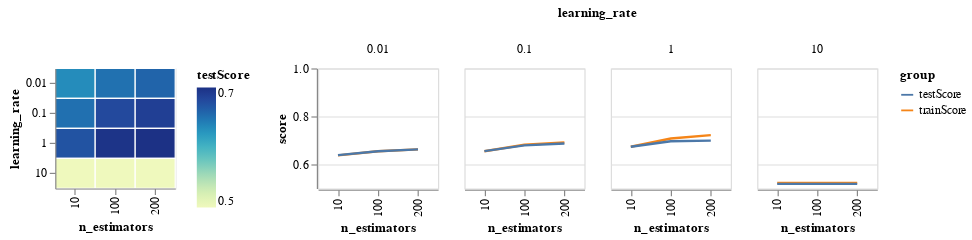

Here is the notebook cell this chart was saved with:
### Code cell
Heatmap = alt.Chart(res).mark_rect(stroke='white').encode(
    x = 'n_estimators:N',
    y = 'learning_rate:N',
    color = 'testScore',
    tooltip = 'testScore'
).properties(width=100, height=100)


resLong = res.melt(id_vars=['n_estimators', 'learning_rate'], value_vars=['trainScore', 'testScore'],
         var_name='group', value_name='score')

Lineplot = alt.Chart(resLong).mark_line().encode(
    x = 'n_estimators:N',
    y = alt.Y('score', scale=alt.Scale(domain=[0.5,1])),
    color = 'group',
    column = 'learning_rate'
).properties(width=100, height=100)

(Heatmap | Lineplot)

### Figure 1 — Vega-Lite specification as saved in the notebook (floating-point values rounded to 4 significant figures)
{"config": {"view": {"continuousWidth": 400, "continuousHeight": 300}}, "hconcat": [{"data": {"name": "data-7984b4905bdb7e8d6a3f066b69ad1c7d"}, "mark": {"type": "rect", "stroke": "white"}, "encoding": {"color": {"field": "testScore", "type": "quantitative"}, "tooltip": {"field": "testScore", "type": "quantitative"}, "x": {"field": "n_estimators", "type": "nominal"}, "y": {"field": "learning_rate", "type": "nominal"}}, "height": 100, "width": 100}, {"data": {"name": "data-6451ea64733fc496ed028c3ba75de276"}, "mark": "line", "encoding": {"color": {"field": "group", "type": "nominal"}, "column": {"field": "learning_rate", "type": "quantitative"}, "x": {"field": "n_estimators", "type": "nominal"}, "y": {"field": "score", "scale": {"domain": [0.5, 1]}, "type": "quantitative"}}, "height": 100, "width": 100}], "$schema": "https://vega.github.io/schema/vega-lite/v4.17.0.json", "datasets": {"data-7984b4905bdb7e8d6a3f066b69ad1c7d": [{"n_estimators": 10.0, "leraning_rate": null, "trainScore": 0.6377, "testScore": 0.6385, "learning_rate": 0.01}, {"n_estimators": 10.0, "leraning_rate": null, "trainScore": 0.655, "testScore": 0.6553, "learning_rate": 0.1}, {"n_estimators": 10.0, "leraning_rate": null, "trainScore": 0.6735, "testScore": 0.6736, "learning_rate": 1.0}, {"n_estimators": 10.0, "leraning_rate": null, "trainScore": 0.5228, "testScore": 0.5188, "learning_rate": 10.0}, {"n_estimators": 100.0, "leraning_rate": null, "trainScore": 0.655, "testScore": 0.6547, "learning_rate": 0.01}, {"n_estimators": 100.0, "leraning_rate": null, "trainScore": 0.6818, "testScore": 0.6795, "learning_rate": 0.1}, {"n_estimators": 100.0, "leraning_rate": null, "trainScore": 0.7079, "testScore": 0.6965, "learning_rate": 1.0}, {"n_estimators": 100.0, "leraning_rate": null, "trainScore": 0.5228, "testScore": 0.5188, "learning_rate": 10.0}, {"n_estimators": 200.0, "leraning_rate": null, "trainScore": 0.6628, "testScore": 0.6626, "learning_rate": 0.01}, {"n_estimators": 200.0, "leraning_rate": null, "trainScore": 0.691, "testScore": 0.6873, "learning_rate": 0.1}, {"n_estimators": 200.0, "leraning_rate": null, "trainScore": 0.7221, "testScore": 0.6991, "learning_rate": 1.0}, {"n_estimators": 200.0, "leraning_rate": null, "trainScore": 0.5228, "testScore": 0.5188, "learning_rate": 10.0}], "data-6451ea64733fc496ed028c3ba75de276": [{"n_estimators": 10.0, "learning_rate": 0.01, "group": "trainScore", "score": 0.6377}, {"n_estimators": 10.0, "learning_rate": 0.1, "group": "trainScore", "score": 0.655}, {"n_estimators": 10.0, "learning_rate": 1.0, "group": "trainScore", "score": 0.6735}, {"n_estimators": 10.0, "learning_rate": 10.0, "group": "trainScore", "score": 0.5228}, {"n_estimators": 100.0, "learning_rate": 0.01, "group": "trainScore", "score": 0.655}, {"n_estimators": 100.0, "learning_rate": 0.1, "group": "trainScore", "score": 0.6818}, {"n_estimators": 100.0, "learning_rate": 1.0, "group": "trainScore", "score": 0.7079}, {"n_estimators": 100.0, "learning_rate": 10.0, "group": "trainScore", "score": 0.5228}, {"n_estimators": 200.0, "learning_rate": 0.01, "group": "trainScore", "score": 0.6628}, {"n_estimators": 200.0, "learning_rate": 0.1, "group": "trainScore", "score": 0.691}, {"n_estimators": 200.0, "learning_rate": 1.0, "group": "trainScore", "score": 0.7221}, {"n_estimators": 200.0, "learning_rate": 10.0, "group": "trainScore", "score": 0.5228}, {"n_estimators": 10.0, "learning_rate": 0.01, "group": "testScore", "score": 0.6385}, {"n_estimators": 10.0, "learning_rate": 0.1, "group": "testScore", "score": 0.6553}, {"n_estimators": 10.0, "learning_rate": 1.0, "group": "testScore", "score": 0.6736}, {"n_estimators": 10.0, "learning_rate": 10.0, "group": "testScore", "score": 0.5188}, {"n_estimators": 100.0, "learning_rate": 0.01, "group": "testScore", "score": 0.6547}, {"n_estimators": 100.0, "learning_rate": 0.1, "group": "testScore", "score": 0.6795}, {"n_estimators": 100.0, "learning_rate": 1.0, "group": "testScore", "score": 0.6965}, {"n_estimators": 100.0, "learning_rate": 10.0, "group": "testScore", "score": 0.5188}, {"n_estimators": 200.0, "learning_rate": 0.01, "group": "testScore", "score": 0.6626}, {"n_estimators": 200.0, "learning_rate": 0.1, "group": "testScore", "score": 0.6873}, {"n_estimators": 200.0, "learning_rate": 1.0, "group": "testScore", "score": 0.6991}, {"n_estimators": 200.0, "learning_rate": 10.0, "group": "testScore", "score": 0.5188}]}}
